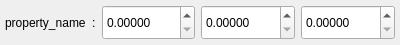
<?xml version="1.0" encoding="UTF-8"?>
<ui version="4.0">
 <class>Item</class>
 <widget class="QWidget" name="Item">
  <property name="geometry">
   <rect>
    <x>0</x>
    <y>0</y>
    <width>400</width>
    <height>45</height>
   </rect>
  </property>
  <property name="minimumSize">
   <size>
    <width>400</width>
    <height>45</height>
   </size>
  </property>
  <property name="maximumSize">
   <size>
    <width>16777215</width>
    <height>45</height>
   </size>
  </property>
  <property name="windowTitle">
   <string>Form</string>
  </property>
  <layout class="QHBoxLayout" name="horizontalLayout">
   <property name="leftMargin">
    <number>5</number>
   </property>
   <property name="topMargin">
    <number>5</number>
   </property>
   <property name="rightMargin">
    <number>5</number>
   </property>
   <property name="bottomMargin">
    <number>5</number>
   </property>
   <item>
    <widget class="QLabel" name="propertyLabel">
     <property name="text">
      <string>property_name</string>
     </property>
    </widget>
   </item>
   <item>
    <widget class="QLabel" name="label_2">
     <property name="text">
      <string>:</string>
     </property>
    </widget>
   </item>
   <item>
    <widget class="QDoubleSpinBox" name="propertyValueFloatX">
     <property name="sizePolicy">
      <sizepolicy hsizetype="Expanding" vsizetype="Expanding">
       <horstretch>0</horstretch>
       <verstretch>0</verstretch>
      </sizepolicy>
     </property>
     <property name="minimumSize">
      <size>
       <width>0</width>
       <height>0</height>
      </size>
     </property>
     <property name="decimals">
      <number>5</number>
     </property>
     <property name="maximum">
      <double>1000000.000000000000000</double>
     </property>
    </widget>
   </item>
   <item>
    <widget class="QDoubleSpinBox" name="propertyValueFloatY">
     <property name="sizePolicy">
      <sizepolicy hsizetype="Expanding" vsizetype="Expanding">
       <horstretch>0</horstretch>
       <verstretch>0</verstretch>
      </sizepolicy>
     </property>
     <property name="minimumSize">
      <size>
       <width>0</width>
       <height>0</height>
      </size>
     </property>
     <property name="decimals">
      <number>5</number>
     </property>
     <property name="maximum">
      <double>1000000.000000000000000</double>
     </property>
    </widget>
   </item>
   <item>
    <widget class="QDoubleSpinBox" name="propertyValueFloatZ">
     <property name="sizePolicy">
      <sizepolicy hsizetype="Expanding" vsizetype="Expanding">
       <horstretch>0</horstretch>
       <verstretch>0</verstretch>
      </sizepolicy>
     </property>
     <property name="minimumSize">
      <size>
       <width>0</width>
       <height>0</height>
      </size>
     </property>
     <property name="decimals">
      <number>5</number>
     </property>
     <property name="maximum">
      <double>1000000.000000000000000</double>
     </property>
    </widget>
   </item>
  </layout>
 </widget>
 <resources/>
 <connections/>
</ui>
